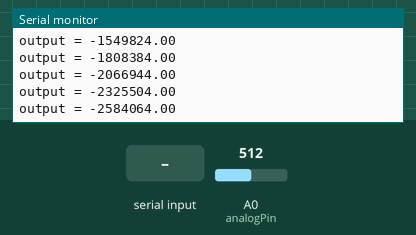
Bench run of a sketch on a simulated Arduino Uno, built with avr-gcc and run on an emulated ATmega328P. On the bench: the last lines printed to the serial monitor. The test bench sets the inputs (shaded band); at power-on: A0 (analogPin) = 512.

Above: at 1.2 s.
1.3 s: A0 (analogPin) set to 716
At 1.32 s:
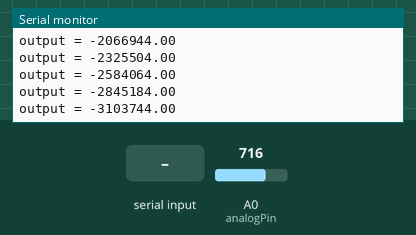
2.8 s: "p\n" received over Serial
At 3.04 s:
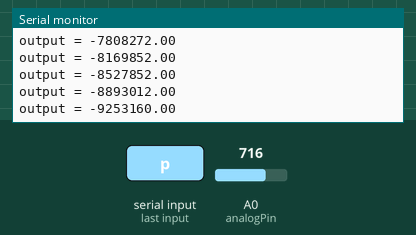
4.3 s: byte 10 ('\n') received over Serial
At 4.55 s:
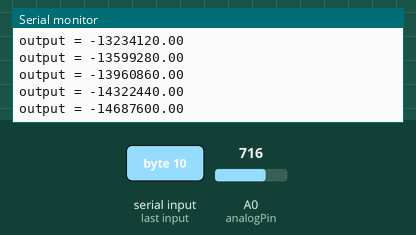
5.8 s: "i\n" received over Serial
At 6.07 s:
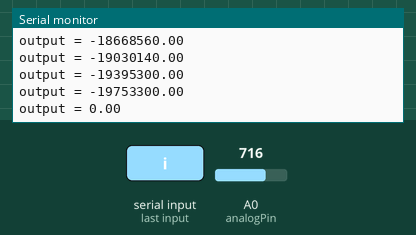
7.3 s: A0 (analogPin) set to 900
At 7.38 s:
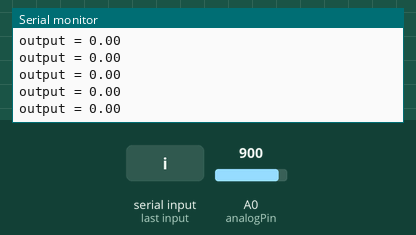
Timing chart, 0 to 9.8 s (numbered marks = the images above; inputs shaded):
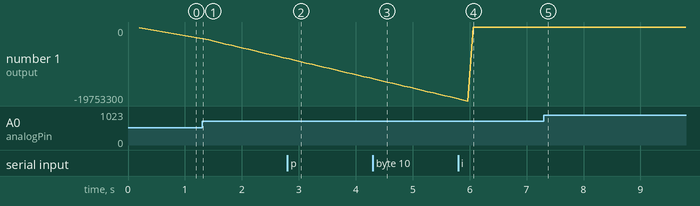

Measured:
- after the input at 2.8 s, the serial monitor: prints a new line after 0.23 s (image 2)
- after the input at 4.3 s, the serial monitor: prints a new line after 0.25 s (image 3)
- after the input at 5.8 s, the serial monitor: prints a new line after 0.27 s (image 4)
- plotted number 1: -2845184 → -8169852 after the input at 1.3 s, -8169852 → -13599280 after the input at 2.8 s, -19030140 → 0 after the input at 5.8 s

The sketch:

PID_Loop_Control.ino
```cpp
//PID constants
double kp = 2;
double ki = 5;
double kd = 1;

unsigned long currentTime, previousTime;
double elapsedTime;
double error;
double lastError;
double input, output, setPoint;
double cumError, rateError;

String inputString = "";
bool stringComplete = false;

void setup(){
        setPoint = 0;                          //set point at zero degrees

        Serial.begin(115200);

        inputString.reserve(200);
}

void loop(){
        int analogPin = A0;
        input = analogRead(analogPin);                //read from rotary encoder connected to A0
        output = computePID(input);
        delay(100);
          Serial.print("output = ");
          Serial.println(output);
        // analogWrite(3, output);                //control the motor based on PID value
        if(stringComplete)
        {
          String temp = inputString;
          if(temp.substring(0,1).equals("p"))
          {
            kp = temp.substring(1).toDouble();
            // Serial.write("success");
          }
          if(temp.substring(0,1).equals("i"))
          {
            ki = temp.substring(1).toDouble();
            // break;
          }
          if(temp.substring(0,1).equals("d"))
          {
            kd = temp.substring(1).toDouble();
            // break;
          }
          inputString = "";
          stringComplete = false;
        }
        String placeHolder = "kp = ";
        // Serial.println(placeHolder + kp);
}

double computePID(double inp){
        currentTime = millis();                //get current time
        elapsedTime = (double)(currentTime - previousTime);        //compute time elapsed from previous computation

        error = setPoint - inp;                                // determine error
        cumError += error * elapsedTime;                // compute integral
        rateError = (error - lastError)/elapsedTime;   // compute derivative

        double out = kp*error + ki*cumError + kd*rateError;                //PID output

        lastError = error;                                //remember current error
        previousTime = currentTime;                        //remember current time

        return out;                                        //have function return the PID output
}

void serialEvent() {
  while (Serial.available()) {
    // get the new byte:
    char inChar = (char)Serial.read();
    // add it to the inputString:
    inputString += inChar;
    // if the incoming character is a newline, set a flag so the main loop can
    // do something about it:
    if (inChar == '\n') {
      stringComplete = true;
    }
  }
}
```
